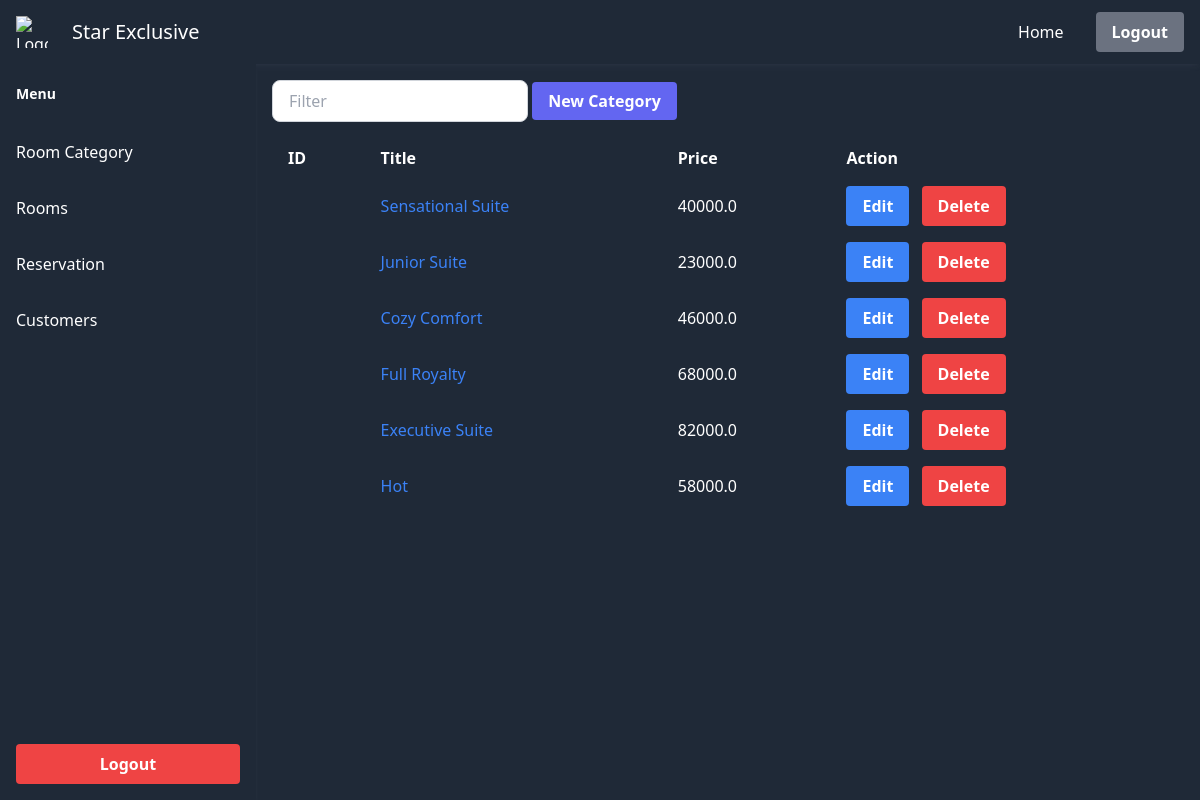
Page /categories/ (signed in) on the committed database.
### management/models.py (models this page shows, shortened)
class RoomCategory(models.Model):
    price = models.FloatField()
    title = models.CharField(max_length=255)
    description = models.TextField(blank=True)
    cover = models.FileField(blank=True, upload_to="rooms")

### hsr_admin/views.py (the view)
# urls.py: path("categories/", views.category_list, name="category_list"),
def category_list(request: HttpRequest):
    if not request.user.is_authenticated:
        return redirect(index)
    _categories = RoomCategory.objects.all()
    return render(
        request,
        template_name="hsr_admin/categories.html",
        context={"categories": _categories},
    )

### hsr_admin/templates/hsr_admin/categories.html
{% extends 'hsr_admin/base.html' %}
{% block body %}
<div class="p-4">
    <div class="mb-4">
      <input type="text" placeholder="Filter" class="w-64 py-2 px-4 border border-gray-300 rounded-lg focus:outline-none focus:ring-2 focus:ring-blue-500 focus:border-transparent">
      <a href="{%url 'hsr_admin:new_category'%}" class="bg-indigo-500 hover:bg-indigo-600 text-white font-semibold py-2 px-4 rounded">
        New Category
      </a>
    </div>
    <table class="min-w-full ">
      <thead class="">
        <tr>
          <th class="py-2 px-4 text-left">ID</th>
          <th class="py-2 px-4 text-left">Title</th>
          <th class="py-2 px-4 text-left">Price</th>
          <th class="py-2 px-4 text-left">Action</th>
        </tr>
      </thead>
      <tbody>
        {% for category in categories %}
        <tr class="hover:bg-slate-900 hover:text-white">
            <td class="py-2 px-4"></td>
            <td class="py-2 px-4">
              <a href="{% url 'hsr_admin:view_category' category.pk %}" class="text-blue-500 hover:underline">{{category.title}}</a>
            </td>
            <td class="py-2 px-4">{{category.price}}</td>
            <td class="py-2 px-4">
              <button class="bg-blue-500 hover:bg-blue-600 text-white font-semibold py-2 px-4 rounded">
                Edit
              </button>
              <button class="bg-red-500 hover:bg-red-600 text-white font-semibold py-2 px-4 rounded ml-2">
                Delete
              </button>
            </td>
          </tr>
        {% endfor %}
      </tbody>
    </table>
  </div>
{% endblock body %}

### rows in the picture
RoomCategory: title "Sensational Suite", price "40000.0"
RoomCategory: title "Junior Suite", price "23000.0"
RoomCategory: title "Cozy Comfort", price "46000.0"
RoomCategory: title "Full Royalty", price "68000.0"
RoomCategory: title "Executive Suite", price "82000.0"
RoomCategory: title "Hot", price "58000.0"
